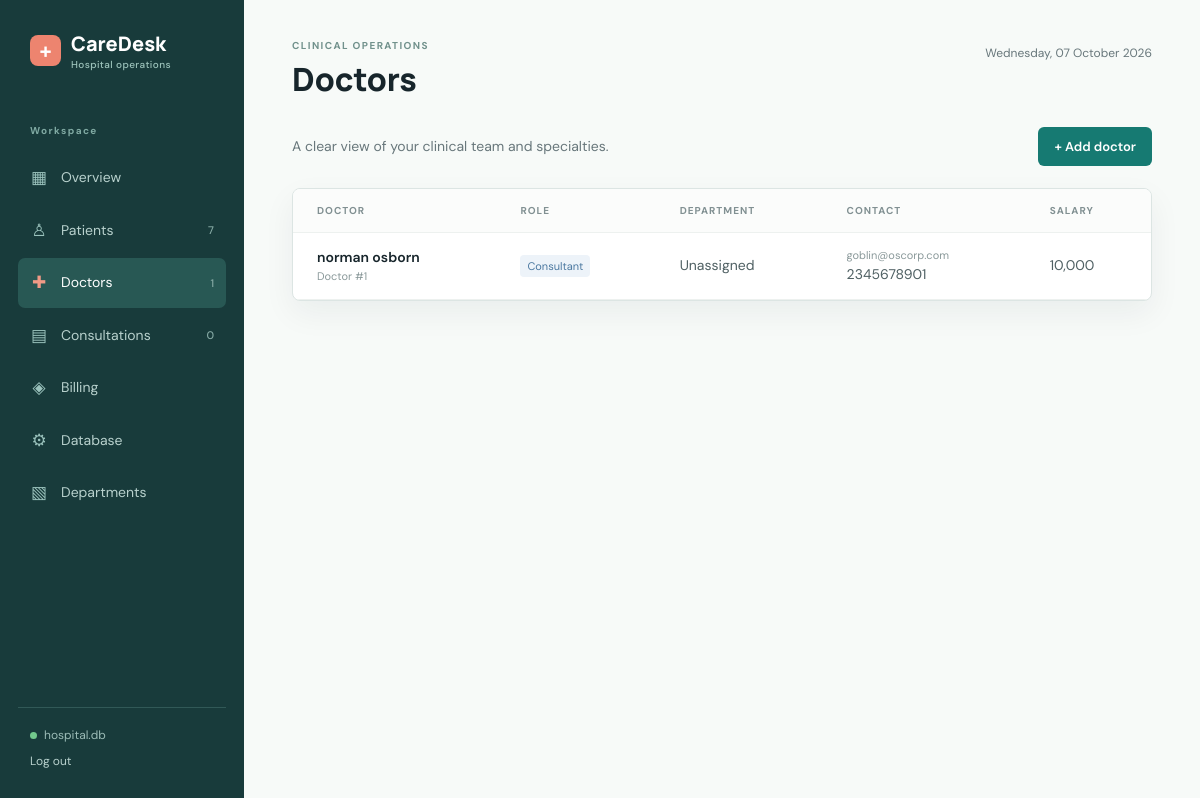
/doctors (signed in), run on the app's committed database.
### tables this page shows
CREATE TABLE "Doctor" (
    "ID"         INTEGER PRIMARY KEY AUTOINCREMENT,
    "Name"       TEXT NOT NULL,
    "Type"       TEXT,
    "Email"      TEXT NOT NULL UNIQUE,
    "PhoneNo"    TEXT NOT NULL UNIQUE,
    "birthdate"  TEXT,
    "Department" INTEGER,
    "Salary"     INTEGER NOT NULL DEFAULT 10000 CHECK("Salary" > 1000),
    FOREIGN KEY ("Department") REFERENCES "Department"("ID")
);

### app.py (the view)
@app.route("/doctors")
def doctors():
    records = fetch_all(
        '''SELECT d.*, dept."Name" AS department_name
           FROM "Doctor" d LEFT JOIN "Department" dept ON dept."ID" = d."Department"
           ORDER BY d."ID" DESC'''
    )
    return render_template("doctors.html", records=records)

### app.py (called while the page is built, shortened)
@app.before_request
def require_login():
    public_endpoints = {"login", "static"}
    if request.endpoint not in public_endpoints and not session.get("logged_in"):
        return redirect(url_for("login"))

def get_db():
    if "db" not in g:
        g.db = sqlite3.connect(app.config["DATABASE"])
        g.db.row_factory = sqlite3.Row
        g.db.execute("PRAGMA foreign_keys = ON")
    return g.db

def fetch_all(query, parameters=()):
    return get_db().execute(query, parameters).fetchall()

def fetch_one(query, parameters=()):
    return get_db().execute(query, parameters).fetchone()

@app.context_processor
def inject_navigation_counts():
    return {
        "now": datetime.now,
        "database_name": Path(app.config["DATABASE"]).name,
        "nav_counts": {
            "patients": fetch_one('SELECT COUNT(*) AS count FROM "Patient"')["count"],
            "doctors": fetch_one('SELECT COUNT(*) AS count FROM "Doctor"')["count"],
            "consultations": fetch_one('SELECT COUNT(*) AS count FROM "Consultation"')["count"],
        }
    }

### templates/doctors.html
{% extends 'base.html' %}{% block title %}Doctors{% endblock %}{% block heading %}Doctors{% endblock %}
{% block content %}<div class="page-actions">
    <p class="page-intro">A clear view of your clinical team and specialties.</p><a class="button"
        href="{{ url_for('new_doctor') }}">+ Add doctor</a>
</div>
<section class="panel">
    <div class="table-wrap">
        <table>
            <thead>
                <tr>
                    <th>Doctor</th>
                    <th>Role</th>
                    <th>Department</th>
                    <th>Contact</th>
                    <th>Salary</th>
                </tr>
            </thead>
            <tbody>{% for r in records %}<tr>
                    <td><strong>{{ r.Name }}</strong><small class="subline">Doctor #{{ r.ID }}</small></td>
                    <td><span class="tag blue-tag">{{ r.Type or 'Medical staff' }}</span></td>
                    <td>{{ r.department_name or 'Unassigned' }}</td>
                    <td><span class="subline">{{ r.Email }}</span>{{ r.PhoneNo }}</td>
                    <td>{{ '{:,.0f}'.format(r.Salary) }}</td>
                </tr>{% else %}<tr>
                    <td colspan="5" class="empty">No doctors have been added yet.</td>
                </tr>{% endfor %}</tbody>
        </table>
    </div>
</section>{% endblock %}

### static/style.css (style rules this page uses)
:root { --ink: #17252b; --muted: #68777b; --line: #dce5e3; --paper: #f7faf8; --white: #fff; --teal: #167a72; --teal-dark: #105d57; --coral: #e97967; --blue: #5f8fc2; --green: #69a77d; --gold: #d6a858; --shadow: 0 12px 32px rgba(23, 37, 43, .06) }
* { box-sizing: border-box }
body { margin: 0; background: var(--paper); color: var(--ink); font: 14px/1.5 'DM Sans', sans-serif }
.button { display: inline-block; border: 0; border-radius: 6px; background: var(--teal); color: #fff; padding: 11px 16px; text-decoration: none; font: 600 13px 'DM Sans', sans-serif; cursor: pointer }
.panel { background: #fff; border: 1px solid var(--line); border-radius: 8px; box-shadow: var(--shadow); overflow: hidden }
.table-wrap { overflow-x: auto }
table { width: 100%; border-collapse: collapse; min-width: 650px }
th, td { text-align: left; padding: 14px 24px; border-bottom: 1px solid #edf1ef; white-space: nowrap }
th { font-size: 10px; color: #819092; letter-spacing: .1em; text-transform: uppercase; background: #fbfcfb }
td { color: #4f6063 }
td strong { color: var(--ink); font-weight: 600 }
.subline { display: block; color: #8a999a; font-size: 11px }
.tag { background: #edf5f2; color: #2e766d; border-radius: 4px; padding: 4px 7px; font-size: 11px }
.blue-tag { background: #edf3f9; color: #4b78a0 }
.page-actions { display: flex; align-items: center; justify-content: space-between; margin: -6px 0 22px }
.page-intro { color: var(--muted); margin: 0 }

### data on the page
Doctor: Name "norman osborn", ID "1", Type "Consultant", department_name "Unassigned", Email "goblin@oscorp.com", PhoneNo "2345678901", Salary "10,000"

### other printed values
{{ nav_counts.patients }} "7"
{{ nav_counts.doctors }} "1"
{{ nav_counts.consultations }} "0"
{{ database_name }} "hospital.db"
